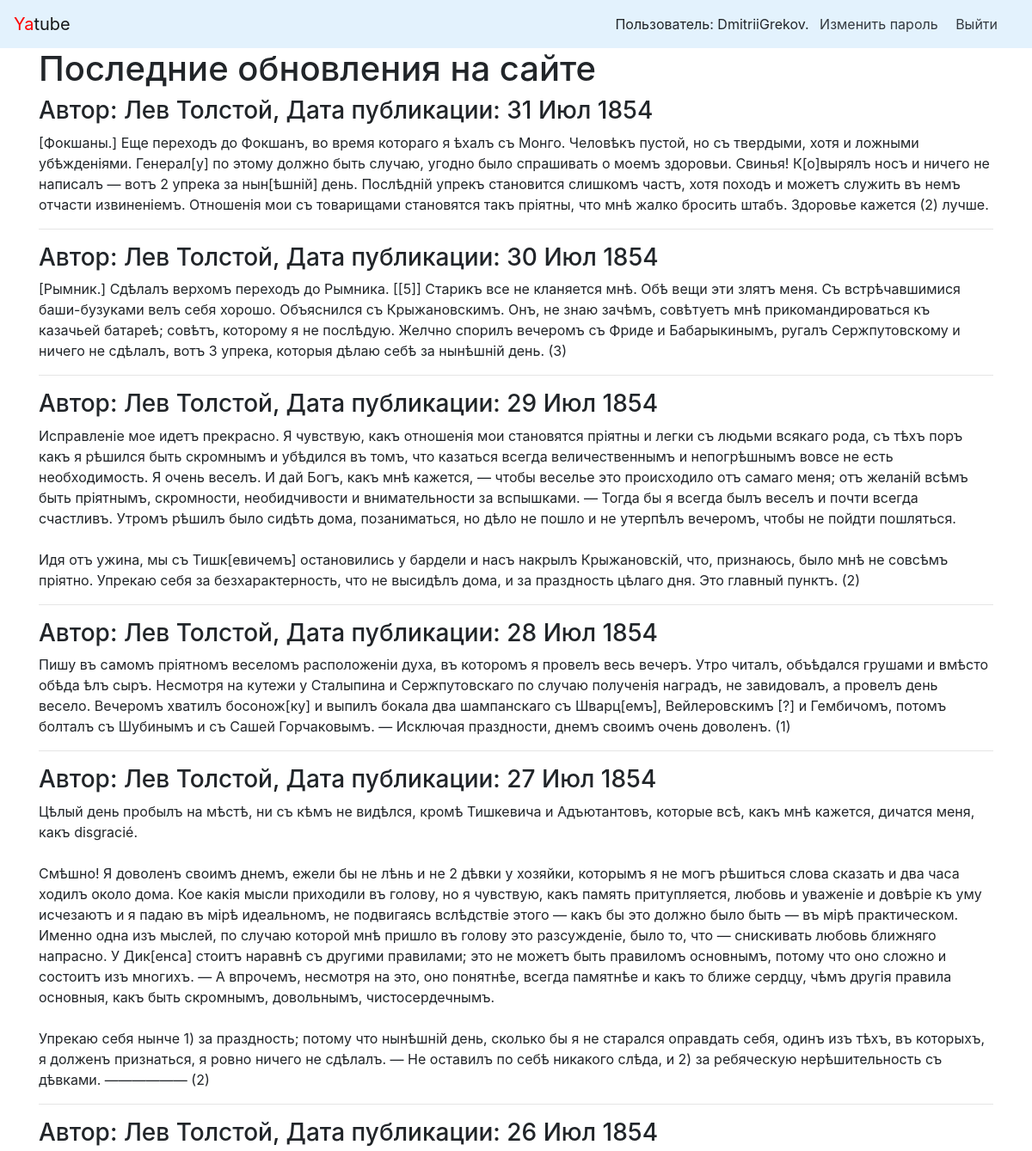
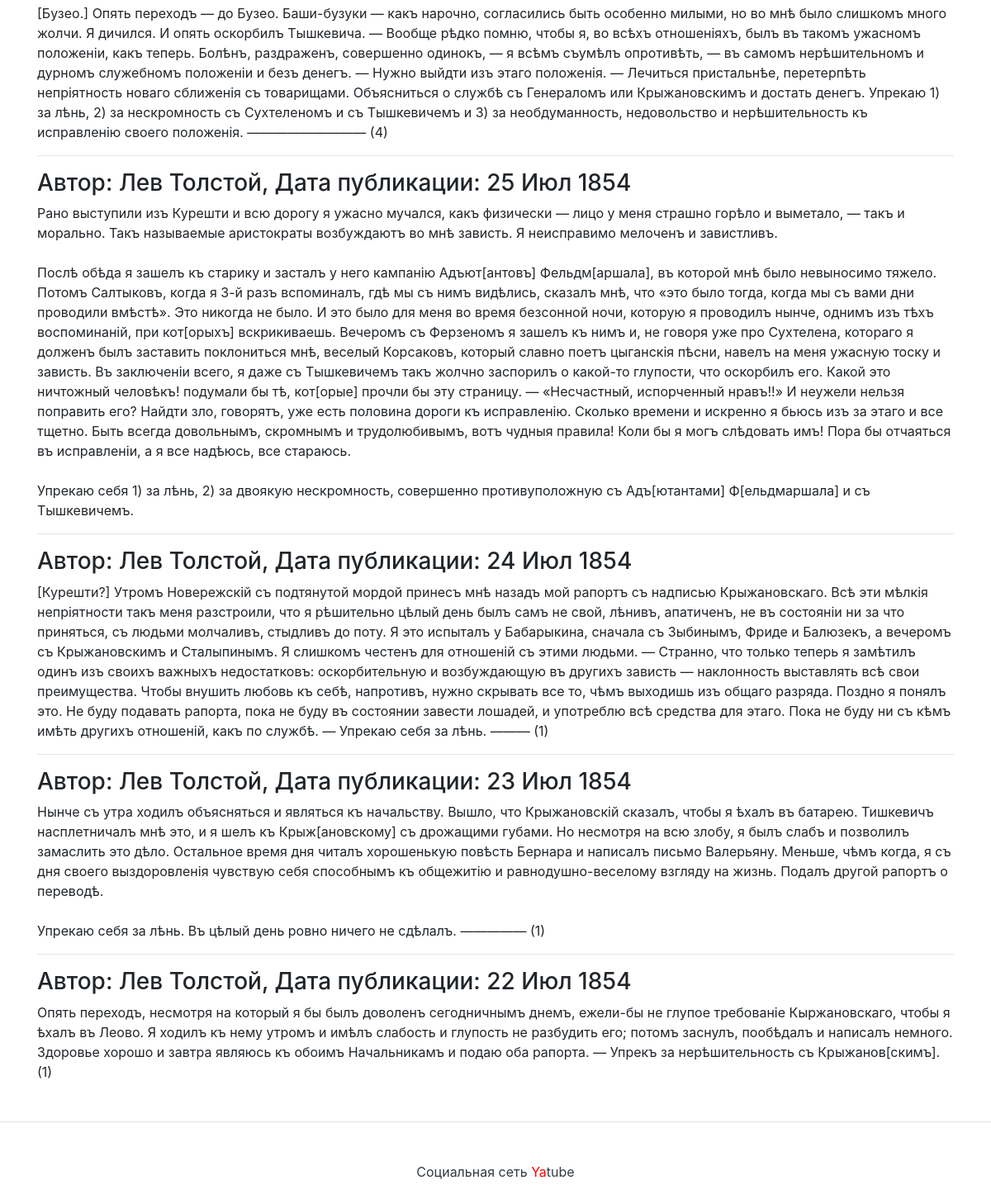
The page / (signed in) on the database its author committed (2 pictures, top to bottom).
### posts/models.py (models this page shows)
class Post(models.Model):
    text = models.TextField()
    pub_date = models.DateTimeField('date public',auto_now_add = True)
    author = models.ForeignKey(User,on_delete = models.CASCADE,related_name='posts')

### posts/views.py (the view)
# urls.py: path('',views.index,name='index')
def index(request):
    latest = Post.objects.order_by('-pub_date')[:10]
    return render(request,'index.html',{'posts':latest})

### templates/index.html (shortened to what this page needs)
{% extends "base.html" %}
{% block header %}Последние обновления на сайте{% endblock %}
{% block content %}
{% for post in posts %}
<h3>
    Автор: {{ post.author.get_full_name  }}, Дата публикации: {{ post.pub_date|date:"d M Y"  }}
</h3>
<p>{{ post.text|linebreaksbr  }}</p>
{% if not forloop.last %}<hr>{% endif %}
    {% endfor %}
{% endblock %}

### templates/nav.html
<nav class="navbar navbar-light" style="background-color: #e3f2fd;">
<a class="navbar-brand" href="/"><span style="color:red">Ya</span>tube</a>
<nav class="my-2 my-md-0 mr-md-3">
{% if user.is_authenticated %}
    Пользователь: {{ user.username  }}.
<a class="p-2 text-dark" href="{% url 'password_change' %}">Изменить пароль</a>
<a class="p-2 text-dark" href="{% url 'logout' %}">Выйти</a>
{% else %}
<a class="p-2 text-dark" href="{% url 'login' %}">Войти</a> |
<a class="p-2 text-dark" href="{% url 'signup' %}">Регистрация</a>
        {% endif %}
        </nav>
</nav>

### rows shown on the page
Post: author.get_full_name "Лев Толстой", pub_date "31 Июл 1854", text "[Фокшаны.] Еще переходъ до Фокшанъ, во время котораго я ѣхалъ съ Монго. Человѣкъ пустой, но съ твердыми, хотя и ложными убѣжденіями. Генерал[у] по этому должно быть случаю, угодно было спрашивать о моемъ здоровьи. Свинья! К[о]вырялъ носъ и ничего не написалъ — вотъ 2 упрека за нын[ѣшній] день. Послѣдній упрекъ становится слишкомъ частъ, хотя походъ и можетъ служить въ немъ отчасти извиненіемъ. Отношенія мои съ товарищами становятся такъ пріятны, что мнѣ жалко бросить штабъ. Здоровье кажется (2) лучше."
Post: author.get_full_name "Лев Толстой", pub_date "30 Июл 1854", text "[Рымник.] Сдѣлалъ верхомъ переходъ до Рымника. [[5]] Старикъ все не кланяется мнѣ. Обѣ вещи эти злятъ меня. Съ встрѣчавшимися баши-бузуками велъ себя хорошо. Объяснился съ Крыжановскимъ. Онъ, не знаю зачѣмъ, совѣтуетъ мнѣ прикомандироваться къ казачьей батареѣ; совѣтъ, которому я не послѣдую. Желчно спорилъ вечеромъ съ Фриде и Бабарыкинымъ, ругалъ Сержпутовскому и ничего не сдѣлалъ, вотъ 3 упрека, которыя дѣлаю себѣ за нынѣшній день. (3)"
Post: author.get_full_name "Лев Толстой", pub_date "29 Июл 1854", text "Исправленіе мое идетъ прекрасно. Я чувствую, какъ отношенія мои становятся пріятны и легки съ людьми всякаго рода, съ тѣхъ поръ какъ я рѣшился быть скромнымъ и убѣдился въ томъ, что казаться всегда величественнымъ и непогрѣшнымъ вовсе не есть необходимость. Я очень веселъ. И дай Богъ, какъ мнѣ кажется, — чтобы веселье это происходило отъ самаго меня; отъ желаній всѣмъ быть пріятнымъ, скромности, необидчивости и внимательности за вспышками. — Тогда бы я всегда былъ веселъ и почти всегда счастливъ. Утромъ рѣшилъ было сидѣть дома, позаниматься, но дѣло не пошло и не утерпѣлъ вечеромъ, чтобы не пойдти пошляться. Идя отъ ужина, мы съ Тишк[евичемъ] остановились у бардели и насъ накрылъ…"
Post: author.get_full_name "Лев Толстой", pub_date "28 Июл 1854", text "Пишу въ самомъ пріятномъ веселомъ расположеніи духа, въ которомъ я провелъ весь вечеръ. Утро читалъ, объѣдался грушами и вмѣсто обѣда ѣлъ сыръ. Несмотря на кутежи у Сталыпина и Сержпутовскаго по случаю полученія наградъ, не завидовалъ, а провелъ день весело. Вечеромъ хватилъ босонож[ку] и выпилъ бокала два шампанскаго съ Шварц[емъ], Вейлеровскимъ [?] и Гембичомъ, потомъ болталъ съ Шубинымъ и съ Сашей Горчаковымъ. — Исключая праздности, днемъ своимъ очень доволенъ. (1)"
Post: author.get_full_name "Лев Толстой", pub_date "27 Июл 1854", text "Цѣлый день пробылъ на мѣстѣ, ни съ кѣмъ не видѣлся, кромѣ Тишкевича и Адъютантовъ, которые всѣ, какъ мнѣ кажется, дичатся меня, какъ disgracié. Смѣшно! Я доволенъ своимъ днемъ, ежели бы не лѣнь и не 2 дѣвки у хозяйки, которымъ я не могъ рѣшиться слова сказать и два часа ходилъ около дома. Кое какія мысли приходили въ голову, но я чувствую, какъ память притупляется, любовь и уваженіе и довѣріе къ уму исчезаютъ и я падаю въ мірѣ идеальномъ, не подвигаясь вслѣдствіе этого — какъ бы это должно было быть — въ мірѣ практическом. Именно одна изъ мыслей, по случаю которой мнѣ пришло въ голову это разсужденіе, было то, что — снискивать любовь ближняго напрасно. У Дик[енса] стоитъ наравнѣ съ другими…"
Post: author.get_full_name "Лев Толстой", pub_date "26 Июл 1854", text "[Бузео.] Опять переходъ — до Бузео. Баши-бузуки — какъ нарочно, согласились быть особенно милыми, но во мнѣ было слишкомъ много жолчи. Я дичился. И опять оскорбилъ Тышкевича. — Вообще рѣдко помню, чтобы я, во всѣхъ отношеніяхъ, былъ въ такомъ ужасномъ положеніи, какъ теперь. Болѣнъ, раздраженъ, совершенно одинокъ, — я всѣмъ съумѣлъ опротивѣть, — въ самомъ нерѣшительномъ и дурномъ служебномъ положеніи и безъ денегъ. — Нужно выйдти изъ этаго положенія. — Лечиться пристальнѣе, перетерпѣть непріятность новаго сближенія съ товарищами. Объясниться о службѣ съ Генераломъ или Крыжановскимъ и достать денегъ. Упрекаю 1) за лѣнь, 2) за нескромность съ Сухтеленомъ и съ Тышкевичемъ и 3) за…"
Post: author.get_full_name "Лев Толстой", pub_date "25 Июл 1854", text "Рано выступили изъ Курешти и всю дорогу я ужасно мучался, какъ физически — лицо у меня страшно горѣло и выметало, — такъ и морально. Такъ называемые аристократы возбуждаютъ во мнѣ зависть. Я неисправимо мелоченъ и завистливъ. Послѣ обѣда я зашелъ къ старику и засталъ у него кампанію Адъют[антовъ] Фельдм[аршала], въ которой мнѣ было невыносимо тяжело. Потомъ Салтыковъ, когда я 3-й разъ вспоминалъ, гдѣ мы съ нимъ видѣлись, сказалъ мнѣ, что «это было тогда, когда мы съ вами дни проводили вмѣстѣ». Это никогда не было. И это было для меня во время безсонной ночи, которую я проводилъ нынче, однимъ изъ тѣхъ воспоминаній, при кот[орыхъ] вскрикиваешь. Вечеромъ съ Ферзеномъ я зашелъ къ нимъ и, не…"
Post: author.get_full_name "Лев Толстой", pub_date "24 Июл 1854", text "[Курешти?] Утромъ Новережскій съ подтянутой мордой принесъ мнѣ назадъ мой рапортъ съ надписью Крыжановскаго. Всѣ эти мѣлкія непріятности такъ меня разстроили, что я рѣшительно цѣлый день былъ самъ не свой, лѣнивъ, апатиченъ, не въ состояніи ни за что приняться, съ людьми молчаливъ, стыдливъ до поту. Я это испыталъ у Бабарыкина, сначала съ Зыбинымъ, Фриде и Балюзекъ, а вечеромъ съ Крыжановскимъ и Сталыпинымъ. Я слишкомъ честенъ для отношеній съ этими людьми. — Странно, что только теперь я замѣтилъ одинъ изъ своихъ важныхъ недостатковъ: оскорбительную и возбуждающую въ другихъ зависть — наклонность выставлять всѣ свои преимущества. Чтобы внушить любовь къ себѣ, напротивъ, нужно скрывать все…"
Post: author.get_full_name "Лев Толстой", pub_date "23 Июл 1854", text "Нынче съ утра ходилъ объясняться и являться къ начальству. Вышло, что Крыжановскій сказалъ, чтобы я ѣхалъ въ батарею. Тишкевичъ насплетничалъ мнѣ это, и я шелъ къ Крыж[ановскому] съ дрожащими губами. Но несмотря на всю злобу, я былъ слабъ и позволилъ замаслить это дѣло. Остальное время дня читалъ хорошенькую повѣсть Бернара и написалъ письмо Валерьяну. Меньше, чѣмъ когда, я съ дня своего выздоровленія чувствую себя способнымъ къ общежитію и равнодушно-веселому взгляду на жизнь. Подалъ другой рапортъ о переводѣ. Упрекаю себя за лѣнь. Въ цѣлый день ровно ничего не сдѣлалъ. ————— (1)"
Post: author.get_full_name "Лев Толстой", pub_date "22 Июл 1854", text "Опять переходъ, несмотря на который я бы былъ доволенъ сегодничнымъ днемъ, ежели-бы не глупое требованіе Кыржановскаго, чтобы я ѣхалъ въ Леово. Я ходилъ къ нему утромъ и имѣлъ слабость и глупость не разбудить его; потомъ заснулъ, пообѣдалъ и написалъ немного. Здоровье хорошо и завтра являюсь къ обоимъ Начальникамъ и подаю оба рапорта. — Упрекъ за нерѣшительность съ Крыжанов[скимъ]. (1)"

### other values the page prints
{{ user.username }} "DmitriiGrekov"
